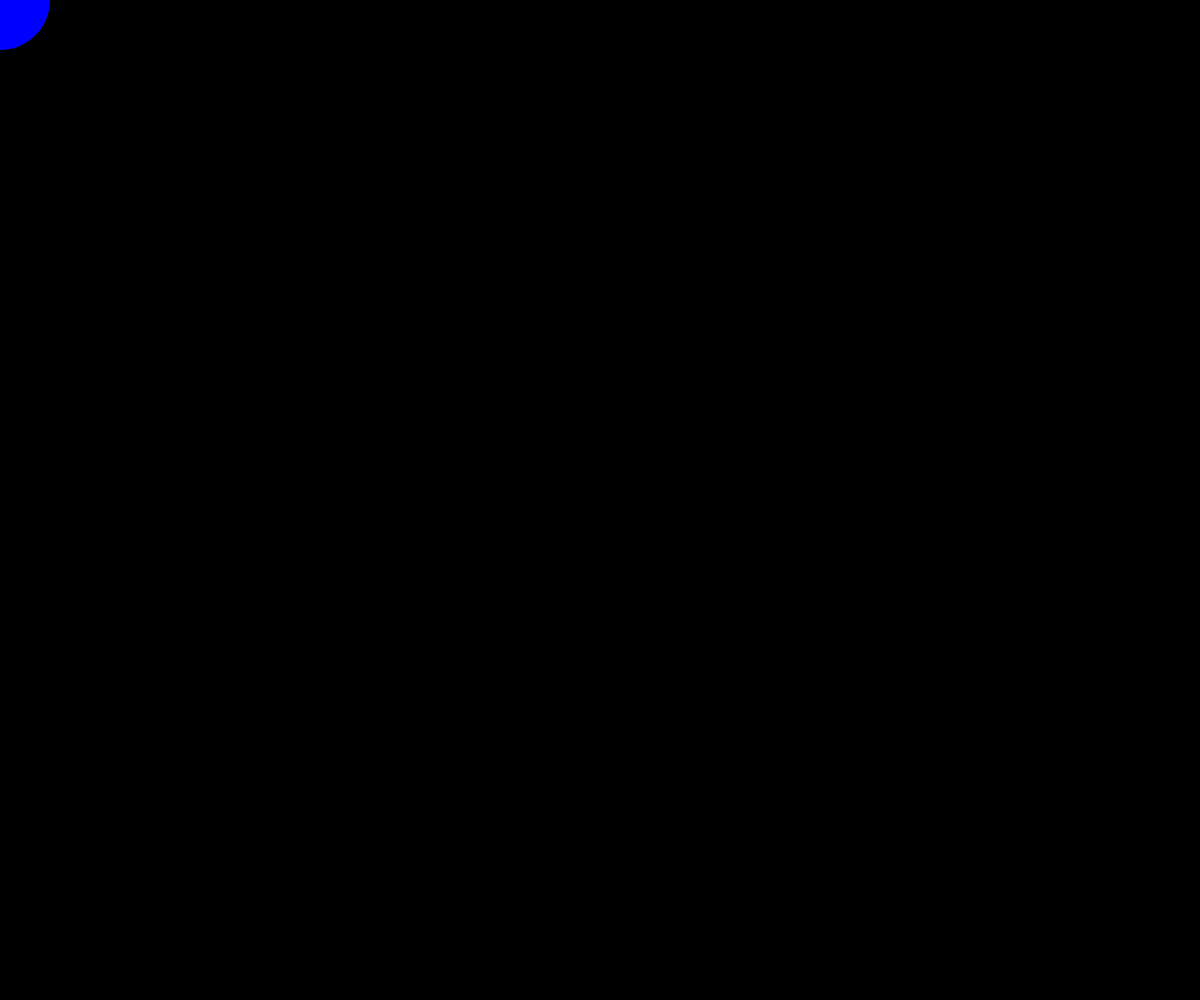
Frame 1 (no input)
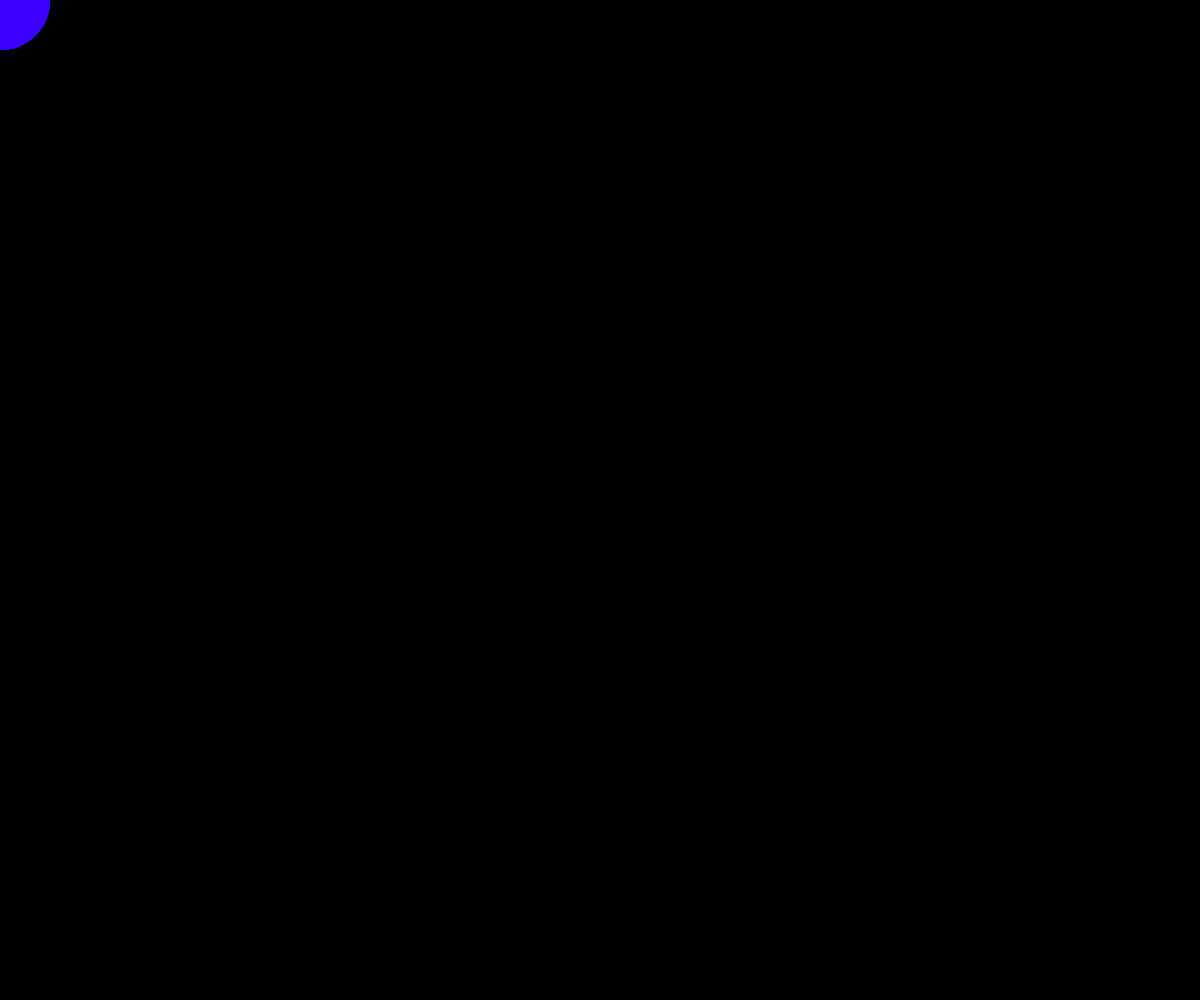
Frame 60 (no input)
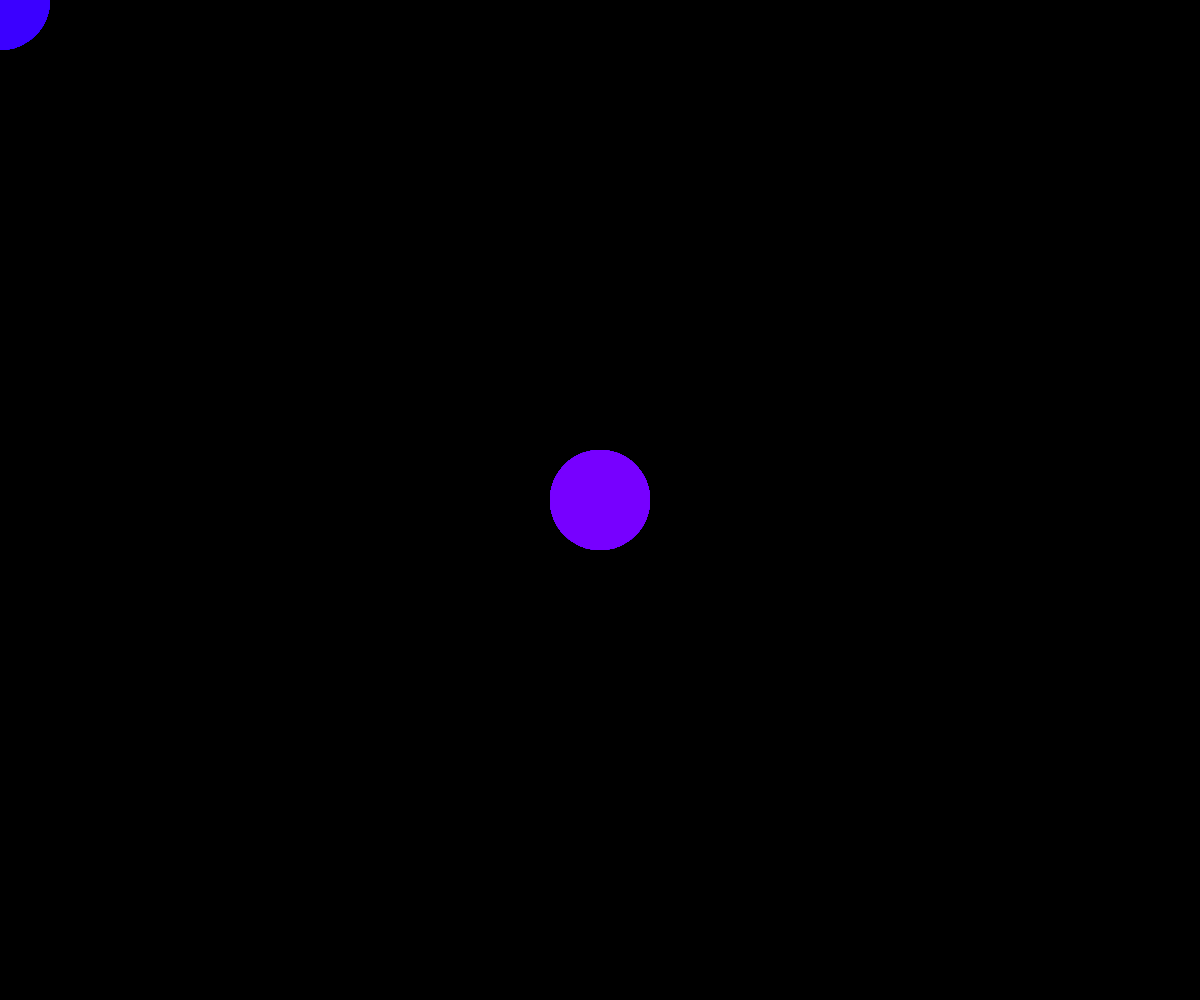
Frame 120 (the mouse pressed at the canvas centre since frame 60)

The p5.js sketch that drew these frames (run headless with seeded random() and noise() and a simulated clock; from frame 60 on, the mouse is pressed at the canvas centre):

// p5.js sketch
// ── sketch.js
// Project Title
// Your Name
// Date
//
// Extra for Experts:
// - describe what you did to take this project "above and beyond"

let redAmount = 0;
let redChangeAmount = 1;


function setup() {
  createCanvas(windowWidth, windowHeight);
  background(0);
}

function draw() {
  fill(redAmount, 0, 255);
  noStroke();
  ellipse(mouseX, mouseY, 100, 100);

  redAmount += redChangeAmount;

  if (redAmount >= 255) {
    redChangeAmount *= -1;
  }
  if (redAmount <= 0) {
    redChangeAmount *= -1;
  }

  console.log(redAmount);
}
